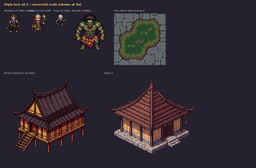
#> input picture production/devlog/media/day00/01-style-test-v02.png, 256 x 168 px, shrunk from 1900 x 1250 before the run
$ python edge_wang.py ../../production/devlog/media/day00/01-style-test-v02.png ../../production/devlog/media/day00/03-depth-target-with-units.png
#> lines starting #> are read from the running program, lines starting #| are printed output that depends on the picture; after the words box and inside, x2 and y2 are one past the last pixel; in counts of white or black regions, pixels touching at a corner belong together
#> further down, src is the input picture: PIL image 256x168 RGB; mean R, G, B 49.6, 40.8, 49.4
"""Edge-Wang variation tiles, following SpriteCook's "Wang tiles explained" method.

1. One seamless source texture of a single terrain (here: moss base + scattered decor, wrapped).
2. Two source spots for horizontal edge colours (top/bottom), two for vertical (left/right).
   An edge patch is centred ON the seam, so the tile above takes the patch's upper half and
   the tile below its lower half -> the same grass continues across the seam.
3. Every tile gets its own middle from a different spot (the variety).
4. Each edge triangle is joined to the middle along the lowest-colour-difference path
   inside that triangle (dynamic programming), so seams follow the art, not straight lines.
5. index = top + 2*right + 4*bottom + 8*left ; atlas col = i % 4, row = i // 4.
6. Map: random 0/1 per horizontal edge ((rows+1) x cols) and per vertical edge (rows x (cols+1)).
"""
import sys, random
import numpy as np
from PIL import Image

T = 24
H = T // 2
NOWRAP = False
BUSY = 60
DMIN = 2            # at least a 2 px border always comes from the edge patch


def window(src, x, y):
    """24x24 window of a wrapping source starting at (x, y)."""
    s = np.roll(np.roll(src, -y, axis=0), -x, axis=1)
    return s[:T, :T].copy()


def seam_mask_top(edge, mid):
    """Mask (True = take edge pixel) for the TOP triangle, min-cost seam."""
    diff = np.abs(edge[..., :3].astype(int) - mid[..., :3].astype(int)).sum(-1)
    INF = 10**9
    dmax = [max(DMIN, min(x + 1, T - x, H)) for x in range(T)]
    # cost of putting the boundary at depth d in column x = diff at the first middle row
    cost = np.full((T, H + 1), INF)
    for x in range(T):
        for d in range(DMIN, dmax[x] + 1):
            cost[x, d] = diff[min(d, T - 1), x] + diff[max(d - 1, 0), x]
    acc = cost.copy(); back = np.zeros((T, H + 1), int)
    for x in range(1, T):
        for d in range(DMIN, dmax[x] + 1):
            best, arg = INF, d
            for pd in (d - 1, d, d + 1):
                if DMIN <= pd <= H and acc[x - 1, pd] < best:
                    best, arg = acc[x - 1, pd], pd
            acc[x, d] = cost[x, d] + best; back[x, d] = arg
    d = int(np.argmin(acc[T - 1])); depth = [0] * T
    for x in range(T - 1, -1, -1):
        depth[x] = d; d = back[x, d]
    m = np.zeros((T, T), bool)
    for x in range(T):
        m[:depth[x], x] = True
    return m


def apply_edge(tile, edge, k):
    """k = number of 90deg CCW rotations that bring this edge to the top."""
    t = np.rot90(tile, k); e = np.rot90(edge, k)
    m = seam_mask_top(e, t)
    t = t.copy(); t[m] = e[m]
    return np.rot90(t, -k)


def build(src_img, out_prefix, seed=7):
#> called with seed = 7
    src = np.array(src_img.convert('RGBA'))
#> src: shape (168, 256, 4)
    S = src.shape[0]
    cols, counts = np.unique(src.reshape(-1, 4), axis=0, return_counts=True)
#> counts = 8620 values, max 29440 at index 1249, min 1 at index 0, mean 4.99
    base = cols[counts.argmax()]                     # most common colour = ground base
#> base = [38, 33, 46, 255]
    busy = (np.abs(src[..., :3].astype(int) - base[:3]).sum(-1) > BUSY)   # anything clearly off the base colour
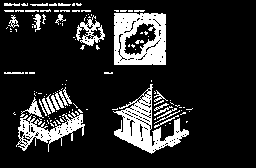
#> busy: shape (168, 256) bool; 15.8% white; 122 white regions (93 under 20 px), largest, box (x1, y1, x2, y2) and area: (114, 13, 166, 65) 1987, (113, 84, 189, 154) 1784, (16, 111, 85, 152) 1052

    def decor(x, y):
        return int(window(busy[..., None].astype(np.int32), x, y).sum())

    rng = random.Random(seed)
    lo, hi = (H, S - T - H) if NOWRAP else (0, S)      # NOWRAP: never cut across the texture border
    cands = [(x, y) for x in range(lo, hi, 2) for y in range(lo, hi, 2)]
    scored = sorted(cands, key=lambda p: decor(*p))
#> in window (call 16), `return s[:T, :T].copy()`:
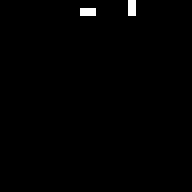
#> returned value: shape (24, 24, 1) int32 (shown 8 times larger); values 0 (black) and 1 (white), 0.69% white in thin lines or dots, all inside (x1, y1, x2, y2) = (10, 0, 17, 2)
#> in window (call 24), `s = np.roll(np.roll(src, -y, axis=0), -x, axis=1)`:
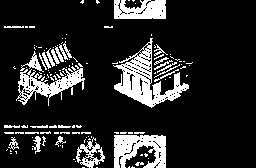
#> s: shape (168, 256, 1) int32; values 0 (black) and 1 (white), 15.8% white; 127 white regions (97 under 20 px), largest, box (x1, y1, x2, y2) and area: (113, 38, 189, 108) 1784, (114, 135, 166, 168) 1186, (16, 65, 85, 106) 1052
#> in window (call 25), `s = np.roll(np.roll(src, -y, axis=0), -x, axis=1)`:
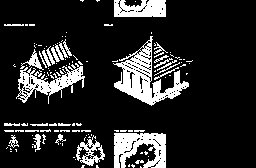
#> s: shape (168, 256, 1) int32; values 0 (black) and 1 (white), 15.8% white; 126 white regions (96 under 20 px), largest, box (x1, y1, x2, y2) and area: (113, 36, 189, 106) 1784, (114, 133, 166, 168) 1245, (16, 63, 85, 104) 1052
#> in window (call 26), `s = np.roll(np.roll(src, -y, axis=0), -x, axis=1)`:
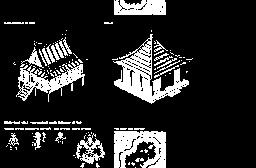
#> s: shape (168, 256, 1) int32; values 0 (black) and 1 (white), 15.8% white; 123 white regions (93 under 20 px), largest, box (x1, y1, x2, y2) and area: (113, 34, 189, 104) 1784, (114, 131, 166, 168) 1314, (16, 61, 85, 102) 1052
#> in window (call 26), `return s[:T, :T].copy()`:
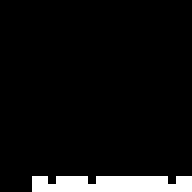
#> returned value: shape (24, 24, 1) int32 (shown 8 times larger); values 0 (black) and 1 (white), 6.4% white; 1 white region, box (x1, y1, x2, y2) and area: (4, 22, 24, 24) 37
#> in window (call 27), `s = np.roll(np.roll(src, -y, axis=0), -x, axis=1)`:
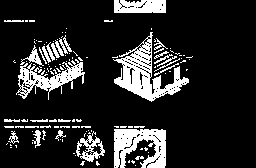
#> s: shape (168, 256, 1) int32; values 0 (black) and 1 (white), 15.8% white; 123 white regions (93 under 20 px), largest, box (x1, y1, x2, y2) and area: (113, 32, 189, 102) 1784, (114, 129, 166, 168) 1376, (16, 59, 85, 100) 1052
#> scored = 7056 pairs, first value 0 to 166, second value 0 to 166
    plain = [p for p in scored if decor(*p) == 0] or scored[:20]
#> plain = 930 pairs, first value 0 to 166, second value 0 to 166
    hspots = rng.sample(plain, 2); vspots = rng.sample([p for p in plain if p not in hspots], 2)
#> after `hspots = rng.sample(plain, 2)`: hspots = [(52, 54), (26, 42)]
#> after `vspots = rng.sample([p for p in plain if p not in hspots], 2)`: vspots = [(70, 64), (92, 136)]
    # middles: prefer windows whose detail stays clear of the border, then the richest interiors
    def border_busy(x, y):
        w = window(busy[..., None].astype(np.int32), x, y)[..., 0]
        return int(w[:3].sum() + w[-3:].sum() + w[:, :3].sum() + w[:, -3:].sum())
    def far(p, qs, d=14): return all(abs(p[0]-q[0]) + abs(p[1]-q[1]) > d for q in qs)
    ranked = sorted(cands, key=lambda p: border_busy(*p) * 10 - decor(*p))
#> ranked has the same summary as scored
    mids = []
    for p in ranked:
        if decor(*p) > 0 and far(p, mids): mids.append(p)
        if len(mids) == 10: break
#> this loop made 1007 passes
#> p on passes 1 to 3: (0, 12), (2, 12), (26, 12)
#> after the loop, mids = [(0, 12), (26, 12), (46, 12), (92, 66), (46, 60), (62, 60), (70, 154), (84, 90), (50, 26), (0, 54)]
    for p in sorted(cands, key=lambda p: decor(*p)):     # 6 quiet middles
        if len(mids) == 16: break
        if far(p, mids): mids.append(p)
#> this loop made 114 passes
#> p on passes 1 to 8: (0, 32), (0, 34), (0, 36), (0, 38), (0, 40), (0, 42), (0, 44), (0, 46)
#> after the loop, mids = [(0, 12), (26, 12), (46, 12), (92, 66), (46, 60), (62, 60), (70, 154), (84, 90), (50, 26), (0, 54), (0, 32), (0, 74), (6, 42), (6, 84), (14, 34), (16, 48)]
    print('middles found', len(mids), 'border px', [border_busy(*p) for p in mids])
#| middles found 16 border px [0, 4, 2, 0, 0, 0, 3, 1, 1, 5, 0, 0, 0, 0, 0, 0]
    rng.shuffle(mids)
    print('middles found', len(mids))
#| middles found 16

    tiles = {}
    for i in range(16):
        top, right, bottom, left = i & 1, (i >> 1) & 1, (i >> 2) & 1, (i >> 3) & 1
        tile = window(src, *mids[i])
        hx, hy = hspots[top];    tile = apply_edge(tile, window(src, hx, (hy + H) % S), 0)
        hx, hy = hspots[bottom]; tile = apply_edge(tile, window(src, hx, (hy - H) % S), 2)
        vx, vy = vspots[left];   tile = apply_edge(tile, window(src, (vx + H) % S, vy), 3)
        vx, vy = vspots[right];  tile = apply_edge(tile, window(src, (vx - H) % S, vy), 1)
        tiles[i] = tile
#> this loop made 16 passes
#> after the loop, tiles = 16 items

    sheet = np.zeros((4 * T, 4 * T, 4), np.uint8)
    for i, t in tiles.items():
        sheet[(i // 4) * T:(i // 4 + 1) * T, (i % 4) * T:(i % 4 + 1) * T] = t
#> this loop made 16 passes
    Image.fromarray(sheet).save(out_prefix + '_sheet.png')
    return tiles


def render_map(tiles, cols, rows, seed=3):
    rng = random.Random(seed)
    hz = [[rng.randint(0, 1) for _ in range(cols)] for _ in range(rows + 1)]
    vt = [[rng.randint(0, 1) for _ in range(cols + 1)] for _ in range(rows)]
    out = np.zeros((rows * T, cols * T, 4), np.uint8)
    for r in range(rows):
        for c in range(cols):
            i = hz[r][c] + 2 * vt[r][c + 1] + 4 * hz[r + 1][c] + 8 * vt[r][c]
            out[r * T:(r + 1) * T, c * T:(c + 1) * T] = tiles[i]
    return Image.fromarray(out)


if __name__ == '__main__':
    src = Image.open(sys.argv[1])
    tiles = build(src, sys.argv[2])
#> tiles = 16 items
    render_map(tiles, 9, 16).save(sys.argv[2] + '_map.png')
